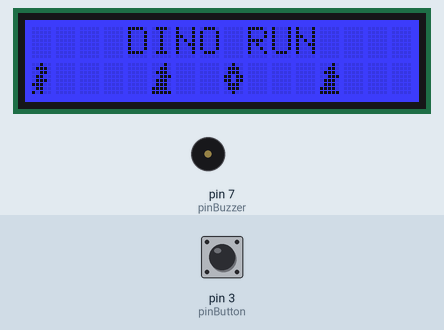
Simulated run of this sketch. Board: Arduino Uno, built with avr-gcc and run on an emulated ATmega328P. Shown: 16×2 character LCD, buzzer (waves = sounding). The test bench sets the inputs (shaded band); at power-on: pin 3 (pinButton) LOW. Random numbers use the default seed unless the sketch sets one.

Above: at 1.2 s.
1.3 s: pin 3 (pinButton) pulled HIGH for 0.15 s
At 4.3 s:
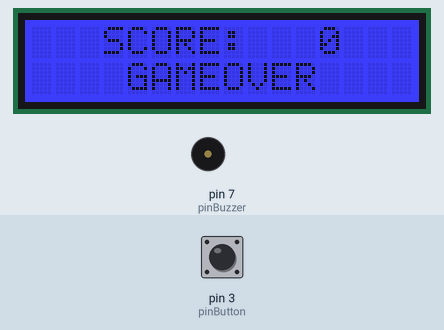
4.4 s: pin 3 (pinButton) pulled HIGH for 1 s
At 6.6 s:
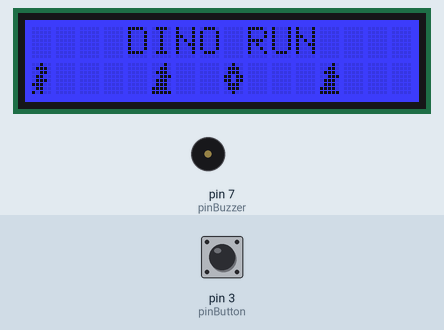
7.3 s: pin 3 (pinButton) pulsed HIGH 5 times (0.12 s each, 0.3 s apart)
At 8.56 s:
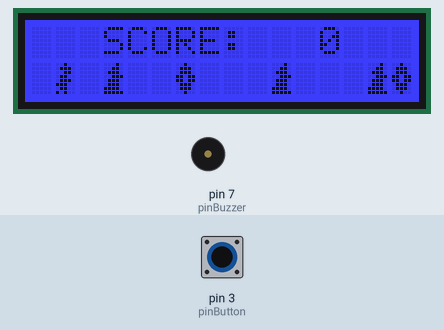
10.7 s: pin 3 (pinButton) pulled HIGH for 3.2 s
At 12.0 s:
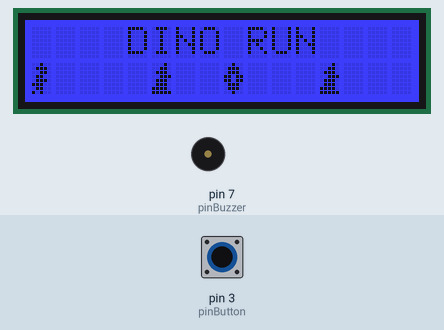
Timing chart, 0 to 13.7 s (numbered marks = the images above; inputs shaded):
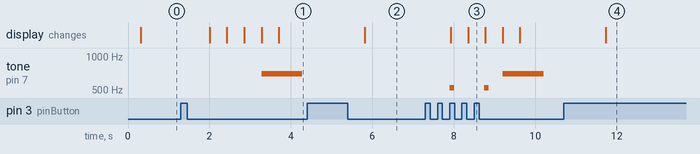

The sketch:

game.ino
```cpp
#include <rgb_lcd.h>
rgb_lcd lcd;

volatile int curCol, curRow;

const int pinButton = 3;
const int pinBuzzer = 7;

typedef enum {
  Start, Play, Dead
} GameState;

volatile GameState state = Start;

byte dino[8] = {
  0b00100,
  0b01110,
  0b00110,
  0b01100,
  0b01110,
  0b11100,
  0b01100,
  0b10100
};

byte rock[8] = {
  0b00010,
  0b00110,
  0b01110,
  0b00111,
  0b01110,
  0b01110,
  0b11110,
  0b11111
};

byte coin[8] = {
  0b00100,
  0b01110,
  0b01110,
  0b11011,
  0b11011,
  0b01110,
  0b01110,
  0b00100
};

char dinoChar = byte(7);
char rockChar = byte(6);
char coinChar = byte(5);

bool jump = false;
bool jumping = false;
bool died = false;
unsigned long jumpTime = 0;
const unsigned long jumpDuration = 350;

int score = 0;
int dinoY = 1;

const int initRocks[] = { 5, 12, 16, 19, 23, 27, 30, 34, 36, 39, 41, 44, 47, 49, 52 };
const int countRocks = sizeof(initRocks) / sizeof(initRocks[0]);
int rockX[countRocks];
const int initCoins[] = { 8, 17, 25, 29, 32, 40, 43, 48, 55};
const int countCoins = sizeof(initCoins) / sizeof(initCoins[0]);
bool coinCollected[countCoins] = {};
int coinX[countCoins];

int gameSpeed = 200;
unsigned long lastMove = 0;

unsigned long deathShowStart = 0;
const unsigned long deathScreenMinTime = 2000;

volatile bool btnPressed = false;

void setup() {
  pinMode(pinBuzzer, OUTPUT);
  attachInterrupt(digitalPinToInterrupt(pinButton), buttonHandler, RISING);
  lcd.begin(16, 2);
  lcd.createChar(7, dino);
  lcd.createChar(6, rock);
  lcd.createChar(5, coin);
  resetGame();
}

void buttonHandler() {
  btnPressed = true;
}

void resetGame() {
  score = 0;
  jump = false;
  jumping = false;
  jumpTime = 0;
  dinoY = 1;
  lastMove = millis();
  deathShowStart = 0;
  lcd.setRGB(0, 0, 255);

  for (int i = 0; i < countRocks; ++i) {
    rockX[i] = initRocks[i];
  }

  for (int i = 0; i < countCoins; ++i) {
    coinX[i] = initCoins[i];
    coinCollected[i] = false;
  }
}

void titlescreen() {
  char buf[16];
  lcd.clear();
  lcd.setCursor(4, 0);
  lcd.print("DINO RUN");
  lcd.setCursor(0, 1);
  sprintf(buf, "%c    %c  %c   %c", dinoChar, rockChar, coinChar, rockChar);
  lcd.print(buf);

  if (btnPressed) {
    btnPressed = false;
    state = Play;
    resetGame();
  }
}

void gameplay() {
  unsigned long now = millis();

  if (btnPressed) {
    btnPressed = false;
    if (!jumping) {
      tone(pinBuzzer, 523, 100);
      jump = true;
      jumpTime = now;
    }
  }

  if (jump) {
    jumping = true;
    dinoY = 0;
    if (now - jumpTime >= jumpDuration) {
      jump = false;
      jumping = false;
      dinoY = 1;
    }
  }

  if (now - lastMove >= (unsigned long)gameSpeed) {
    lastMove = now;

    for (int i = 0; i < countRocks; ++i) {
      rockX[i]--;
      if (rockX[i] < -1) rockX[i] = 28 + random(12, 22);
    }

    for (int i = 0; i < countCoins; ++i) {
      coinX[i]--;
      if (coinX[i] < -1) coinX[i] = 32 + random(15, 30);
    }
  }

  lcd.clear();

  lcd.setCursor(3, 0);
  char scoreBuf[16];
  sprintf(scoreBuf, "SCORE: %3d", score);
  lcd.print(scoreBuf);

  char player[2];
  char obstacle[2];
  char collect[2];

  sprintf(player, "%c", dinoChar);
  sprintf(obstacle, "%c", rockChar);
  sprintf(collect, "%c", coinChar);

  lcd.setCursor(1, dinoY);
  lcd.print(player);

  bool hit = false;
  for (int i = 0; i < countRocks; ++i) {
    int x = rockX[i];
    if (x >= 0 && x < 16) {
      lcd.setCursor(x, 1);
      lcd.print(obstacle);
      if (dinoY == 1 && x == 1) {
        hit = true;
      }
    }
  }

  for (int i = 0; i < countCoins; ++i) {
    int x = coinX[i];
    if (x >= 0 && x < 16) {
      lcd.setCursor(x, 1);
      if (dinoY == 1 && x == 1 && !coinCollected[i]) {
        tone(pinBuzzer, 880, 80);
        score++;
        coinCollected[i] = true;
      } else if (!coinCollected[i]) lcd.print(collect);
    }
  }

  if (hit) {
    unsigned long n = millis();
    lcd.setRGB(255, 0, 0);
    tone(pinBuzzer, 698, 1000);

    if (n >= 2000) {
      state = Dead;
      deathShowStart = now;
    }
  }
}

void dead() {
  unsigned long now = millis();
  lcd.setRGB(0, 0, 255);

  lcd.clear();
  char buf[16];
  lcd.setCursor(3, 0);
  sprintf(buf, "SCORE: %3d", score);
  lcd.print(buf);
  lcd.setCursor(4, 1);
  lcd.print("GAMEOVER");
  if (now - deathShowStart < deathScreenMinTime) return;

  if (btnPressed) {
    btnPressed = false;
    state = Start;
    resetGame();
  }
}

void loop() {
  delay(200);
  switch (state) {
    case Start:
      titlescreen();
      break;
    case Play:
      gameplay();
      break;
    case Dead:
      dead();
      break;
  }
  delay(200);
}
```

Measured:
- after the input at 1.3 s, tone on pin 7 (pinBuzzer): silent → 698 Hz after 2.0 s, → silent 1.0 s later; the display: first changes after 0.70 s (image 1 shows a later state)
- after the input at 4.4 s, the display: changes after 1.4 s (image 2)
- after the input at 7.3 s, tone on pin 7 (pinBuzzer): plays 523 Hz for 0.10 s, 523 Hz for 0.10 s, 698 Hz for 1.0 s, starting after 0.61 s; the display: first changes after 0.63 s (image 3 shows a later state)
- after the input at 10.7 s, the display: changes after 1.0 s (image 4)
